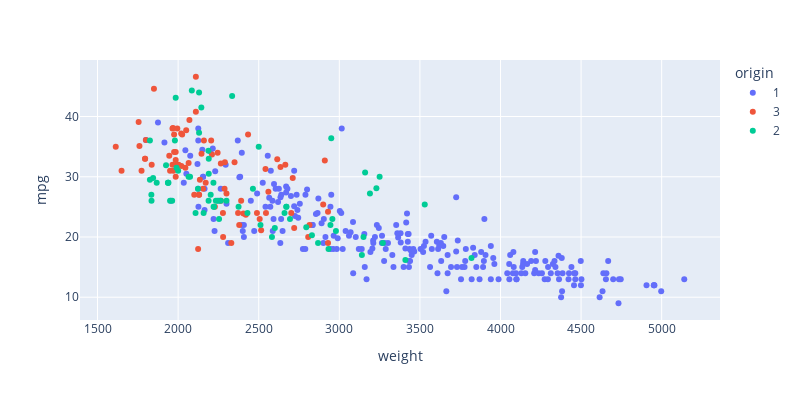

The notebook cell this image was saved under:
### Markdown cell above
Cylinder number 8 has the highest of weights but the lowest of mpg and  
Cylinder number 4 has the lowest of weights and highest of mpg

### Code cell
px.scatter(df,x='weight',y='mpg',color='origin',width=800,height=400)

### Figure 1 — Plotly figure (JSON) as saved in the notebook; plotly's stock layout.template omitted (floating-point values rounded to 4 significant figures; data arrays with more than 128 entries replaced by an {"elided": "..."} marker saying what was removed)
{"data": [{"hovertemplate": "origin=1<br>weight=%{x}<br>mpg=%{y}<extra></extra>", "legendgroup": "1", "marker": {"color": "#636efa", "symbol": "circle"}, "mode": "markers", "name": "1", "orientation": "v", "showlegend": true, "type": "scatter", "x": {"elided": "245 int values"}, "xaxis": "x", "y": {"elided": "245 float values"}, "yaxis": "y"}, {"hovertemplate": "origin=3<br>weight=%{x}<br>mpg=%{y}<extra></extra>", "legendgroup": "3", "marker": {"color": "#EF553B", "symbol": "circle"}, "mode": "markers", "name": "3", "orientation": "v", "showlegend": true, "type": "scatter", "x": [2372, 2130, 2130, 2228, 1773, 1613, 2278, 2330, 2288, 2506, 2100, 2279, 2379, 2124, 2807, 1950, 1836, 1649, 2003, 2489, 2391, 2171, 2702, 2545, 1795, 1795, 1990, 2155, 2930, 2045, 1945, 2265, 1985, 2815, 2720, 1985, 2070, 1800, 2560, 2300, 2515, 2405, 2135, 1975, 2020, 1968, 2019, 2711, 2542, 2434, 2265, 2110, 2110, 1850, 2145, 2910, 2420, 2290, 1755, 1760, 2065, 1975, 2050, 1985, 2210, 2350, 2615, 2635, 2900, 2930, 2025, 1970, 2160, 2205, 2245, 1965, 1965, 1995, 2665], "xaxis": "x", "y": [24.0, 27.0, 27.0, 25.0, 31.0, 35.0, 24.0, 19.0, 28.0, 23.0, 27.0, 20.0, 22.0, 18.0, 20.0, 31.0, 32.0, 31.0, 32.0, 24.0, 26.0, 29.0, 24.0, 24.0, 33.0, 33.0, 32.0, 28.0, 19.0, 31.5, 33.5, 26.0, 30.0, 22.0, 21.5, 32.8, 39.4, 36.1, 27.5, 27.2, 21.1, 23.9, 29.5, 34.1, 31.8, 38.1, 37.2, 29.8, 31.3, 37.0, 32.2, 46.6, 40.8, 44.6, 33.8, 32.7, 23.7, 32.4, 39.1, 35.1, 32.3, 37.0, 37.7, 34.1, 33.7, 32.4, 32.9, 31.6, 25.4, 24.2, 37.0, 31.0, 36.0, 36.0, 34.0, 38.0, 32.0, 38.0, 32.0], "yaxis": "y"}, {"hovertemplate": "origin=2<br>weight=%{x}<br>mpg=%{y}<extra></extra>", "legendgroup": "2", "marker": {"color": "#00cc96", "symbol": "circle"}, "mode": "markers", "name": "2", "orientation": "v", "showlegend": true, "type": "scatter", "x": [1835, 2672, 2430, 2375, 2234, 2123, 2074, 2065, 1834, 2254, 2933, 2511, 2979, 2189, 1950, 2265, 1867, 2158, 2582, 2868, 2660, 2219, 1963, 2300, 2108, 2246, 2000, 2223, 1937, 2694, 2957, 2945, 2671, 2464, 2220, 2202, 1937, 1825, 3150, 3270, 3820, 1825, 1940, 2190, 2600, 1985, 2830, 3140, 2795, 3410, 1990, 1925, 3530, 3190, 2130, 2144, 2188, 2085, 2335, 2950, 3250, 1845, 2500, 2190, 3230, 3160, 1980, 2130], "xaxis": "x", "y": [26.0, 25.0, 24.0, 25.0, 26.0, 28.0, 30.0, 30.0, 27.0, 23.0, 18.0, 22.0, 21.0, 26.0, 26.0, 26.0, 29.0, 24.0, 20.0, 19.0, 24.0, 29.0, 26.0, 26.0, 24.0, 26.0, 31.0, 25.0, 29.0, 23.0, 23.0, 22.0, 25.0, 28.0, 25.0, 27.0, 29.0, 29.5, 20.0, 19.0, 16.5, 36.0, 29.0, 30.5, 21.5, 43.1, 20.3, 17.0, 21.6, 16.2, 31.5, 31.9, 25.4, 27.2, 37.3, 41.5, 34.3, 44.3, 43.4, 36.4, 30.0, 29.8, 35.0, 33.0, 28.1, 30.7, 36.0, 44.0], "yaxis": "y"}], "layout": {"height": 400, "legend": {"title": {"text": "origin"}, "tracegroupgap": 0}, "margin": {"t": 60}, "width": 800, "xaxis": {"anchor": "y", "domain": [0, 1], "title": {"text": "weight"}}, "yaxis": {"anchor": "x", "domain": [0, 1], "title": {"text": "mpg"}}}}
